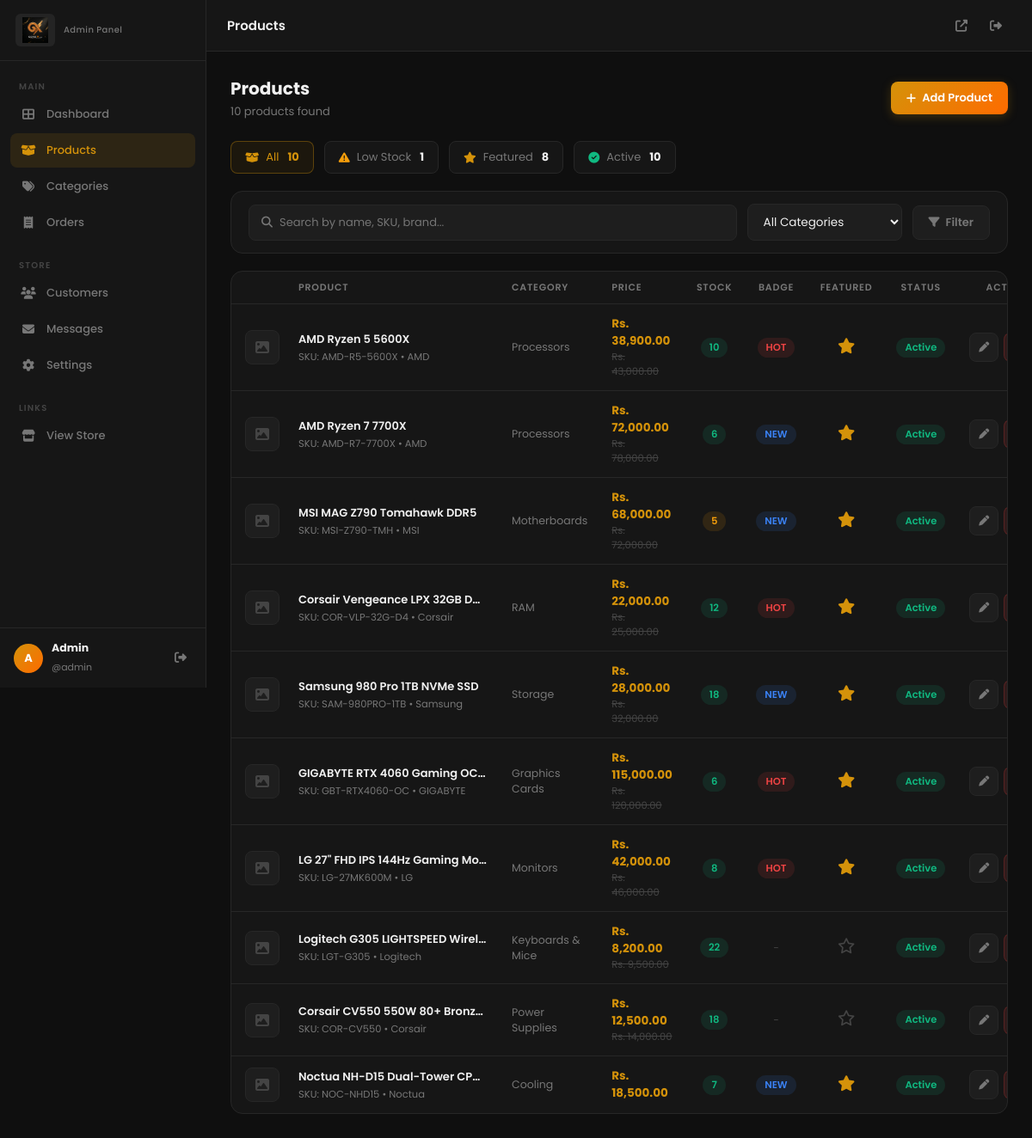
Page /admin/products.php (signed in) on the committed database.
### tables this page shows
CREATE TABLE `products` (
  `id`                INT UNSIGNED   NOT NULL AUTO_INCREMENT,
  `name`              VARCHAR(255)   NOT NULL,
  `slug`              VARCHAR(255)   NOT NULL,
  `category_id`       INT UNSIGNED   NOT NULL,
  `brand`             VARCHAR(100)   DEFAULT NULL,
  `sku`               VARCHAR(100)   DEFAULT NULL,
  `price`             DECIMAL(12,2)  NOT NULL DEFAULT 0.00,
  `old_price`         DECIMAL(12,2)  DEFAULT NULL,
  `short_description` VARCHAR(500)   DEFAULT NULL,
  `description`       TEXT           DEFAULT NULL,
  `stock_qty`         INT            NOT NULL DEFAULT 0,
  `in_stock`          TINYINT(1)     NOT NULL DEFAULT 1,
  `badge`             VARCHAR(50)    DEFAULT NULL,
  `rating`            DECIMAL(3,1)   NOT NULL DEFAULT 0.0,
  `review_count`      INT            NOT NULL DEFAULT 0,
  `is_featured`       TINYINT(1)     NOT NULL DEFAULT 0,
  `is_active`         TINYINT(1)     NOT NULL DEFAULT 1,
  `thumbnail`         VARCHAR(255)   DEFAULT NULL,
  `created_at`        TIMESTAMP      NOT NULL DEFAULT CURRENT_TIMESTAMP,
  `updated_at`        TIMESTAMP      NOT NULL DEFAULT CURRENT_TIMESTAMP ON UPDATE CURRENT_TIMESTAMP,
  PRIMARY KEY (`id`),
  UNIQUE KEY `uq_slug` (`slug`),
  UNIQUE KEY `uq_sku`  (`sku`),
  FOREIGN KEY (`category_id`) REFERENCES `categories`(`id`) ON DELETE RESTRICT
);

CREATE TABLE `categories` (
  `id`          INT UNSIGNED     NOT NULL AUTO_INCREMENT,
  `name`        VARCHAR(100)     NOT NULL,
  `slug`        VARCHAR(100)     NOT NULL,
  `icon`        VARCHAR(100)     NOT NULL DEFAULT 'fas fa-box',
  `description` VARCHAR(255)     DEFAULT NULL,
  `parent_id`   INT UNSIGNED     DEFAULT NULL,
  `sort_order`  INT              NOT NULL DEFAULT 0,
  `is_active`   TINYINT(1)       NOT NULL DEFAULT 1,
  `created_at`  TIMESTAMP        NOT NULL DEFAULT CURRENT_TIMESTAMP,
  PRIMARY KEY (`id`),
  UNIQUE KEY `uq_slug` (`slug`),
  FOREIGN KEY (`parent_id`) REFERENCES `categories`(`id`) ON DELETE SET NULL
);

### includes/functions.php (called while the page is built, shortened)
<?php
function fmtPrice(float $n): string {
    return 'Rs. ' . number_format($n, 2);
}
function get(string  $k, string $d = ''): string { return isset($_GET[$k])  ? trim($_GET[$k])  : $d; }
function paginate(int $total, int $perPage, int $current): array {
    $pages = (int)ceil($total / $perPage);
    return [
        'total'    => $total,
        'per_page' => $perPage,
        'current'  => $current,
        'pages'    => $pages,
        'offset'   => ($current - 1) * $perPage,
        'has_prev' => $current > 1,
        'has_next' => $current < $pages,
    ];
}

### admin/products.php (the view, shortened to what this page needs)
<?php
require_once __DIR__ . '/includes/layout.php';
require_once dirname(__DIR__) . '/includes/functions.php';
$db = getDB();
$search   = get('search');
$catId    = (int)get('category');
$filterLow= get('filter') === 'low_stock';
$page     = max(1, (int)get('page', '1'));
$perPage  = 15;
$where  = ['1=1'];
$params = [];
$whereStr = implode(' AND ', $where);
$total = $db->prepare("SELECT COUNT(*) FROM products p WHERE $whereStr");
$total->execute($params);
$pg = paginate((int)$total->fetchColumn(), $perPage, $page);
$stmt = $db->prepare("
    SELECT p.*, c.name AS cat_name
    FROM products p
    JOIN categories c ON p.category_id = c.id
    WHERE $whereStr
    ORDER BY p.created_at DESC
    LIMIT {$pg['per_page']} OFFSET {$pg['offset']}
");
$stmt->execute($params);
$products = $stmt->fetchAll();
$totalActive   = $db->query('SELECT COUNT(*) FROM products WHERE is_active=1')->fetchColumn();
$totalFeatured = $db->query('SELECT COUNT(*) FROM products WHERE is_featured=1')->fetchColumn();
$totalLowStock = $db->query('SELECT COUNT(*) FROM products WHERE stock_qty<=5 AND is_active=1')->fetchColumn();
?>
<div class="page-header">
  <div>
    <h1>Products</h1>
    <p><?= number_format($pg['total']) ?> product<?= $pg['total'] != 1 ? 's' : '' ?> found</p>
  </div>
  <div class="ph-actions">
    <a href="product-form.php" class="btn btn-gold"><i class="fas fa-plus"></i> Add Product</a>
  </div>
</div>
<div style="display:flex;gap:12px;margin-bottom:20px;flex-wrap:wrap">
  <a href="products.php" class="<?= !$catId&&!$search&&!$filterLow?'stat-strip active':'stat-strip' ?>">
    <i class="fas fa-box-open"></i> All <strong><?= $db->query('SELECT COUNT(*) FROM products')->fetchColumn() ?></strong>
  </a>
  <a href="products.php?filter=low_stock" class="<?= $filterLow?'stat-strip active':'stat-strip' ?>">
    <i class="fas fa-exclamation-triangle" style="color:var(--yellow)"></i> Low Stock <strong><?= $totalLowStock ?></strong>
  </a>
  <span class="stat-strip">
    <i class="fas fa-star" style="color:var(--primary)"></i> Featured <strong><?= $totalFeatured ?></strong>
  </span>
  <span class="stat-strip">
    <i class="fas fa-check-circle" style="color:var(--green)"></i> Active <strong><?= $totalActive ?></strong>
  </span>
</div>
<div class="card" style="padding:14px 20px;margin-bottom:20px">
  <form method="GET" style="display:flex;gap:12px;align-items:center;flex-wrap:wrap">
    <div style="display:flex;align-items:center;gap:8px;flex:1;min-width:200px;background:var(--bg-3);border:1px solid var(--border);border-radius:var(--r);padding:0 14px">
      <i class="fas fa-search" style="color:var(--text-muted);font-size:13px"></i>
      <input type="text" name="search" value="<?= htmlspecialchars($search) ?>"
        placeholder="Search by name, SKU, brand..."
        style="background:none;border:none;outline:none;color:var(--text);font-family:'Poppins',sans-serif;font-size:13px;padding:10px 0;width:100%">
    </div>
    <select name="category" class="form-select" style="width:180px">
      <option value="">All Categories</option>
    </select>
    <button type="submit" class="btn btn-ghost"><i class="fas fa-filter"></i> Filter</button>
  </form>
</div>
<div class="card" style="padding:0;overflow:hidden">
  <?php if ($products): ?>
  <div class="table-wrap">
    <table class="admin-table">
      <thead>
        <tr>
          <th style="width:46px"></th>
          <th>Product</th>
          <th>Category</th>
          <th>Price</th>
          <th style="text-align:center">Stock</th>
          <th style="text-align:center">Badge</th>
          <th style="text-align:center">Featured</th>
          <th style="text-align:center">Status</th>
          <th style="text-align:right;width:100px">Actions</th>
        </tr>
      </thead>
      <tbody>
      <?php foreach ($products as $p):
        $stockClass = $p['stock_qty'] <= 0 ? 'badge-red' : ($p['stock_qty'] <= 5 ? 'badge-yellow' : 'badge-green');
      ?>
        <tr>
          <td style="padding:10px 8px 10px 16px">
            <?php if ($p['thumbnail'] && file_exists(ROOT_PATH . $p['thumbnail'])): ?>
              <img src="<?= BASE_URL . htmlspecialchars($p['thumbnail']) ?>" alt=""
                style="width:40px;height:40px;object-fit:cover;border-radius:8px;border:1px solid var(--border)">
            <?php else: ?>
              <div style="width:40px;height:40px;border-radius:8px;background:var(--bg-3);border:1px solid var(--border);display:flex;align-items:center;justify-content:center;color:var(--text-dim);font-size:16px">
                <i class="fas fa-image"></i>
              </div>
            <?php endif ?>
          </td>
          <td>
            <div style="font-weight:600;color:var(--text);font-size:13px;max-width:220px;white-space:nowrap;overflow:hidden;text-overflow:ellipsis">
              <?= htmlspecialchars($p['name']) ?>
            </div>
            <div style="font-size:11.5px;color:var(--text-muted);margin-top:2px">
              <?= $p['sku'] ? 'SKU: ' . htmlspecialchars($p['sku']) : '' ?>
              <?= $p['brand'] ? ' &bull; ' . htmlspecialchars($p['brand']) : '' ?>
            </div>
          </td>
          <td style="font-size:12.5px;color:var(--text-muted)"><?= htmlspecialchars($p['cat_name']) ?></td>
          <td>
            <div style="font-weight:700;color:var(--primary);font-size:13.5px"><?= fmtPrice((float)$p['price']) ?></div>
            <?php if ($p['old_price']): ?>
              <div style="font-size:11.5px;color:var(--text-dim);text-decoration:line-through"><?= fmtPrice((float)$p['old_price']) ?></div>
            <?php endif ?>
          </td>
          <td style="text-align:center">
            <span class="badge <?= $stockClass ?>"><?= $p['stock_qty'] <= 0 ? 'Out' : $p['stock_qty'] ?></span>
          </td>
          <td style="text-align:center">
            <?php if ($p['badge']): ?>
              <span class="badge <?= $p['badge']==='HOT'?'badge-red':($p['badge']==='NEW'?'badge-blue':'badge-yellow') ?>"><?= $p['badge'] ?></span>
            <?php else: ?>
              <span style="color:var(--text-dim);font-size:12px">-</span>
            <?php endif ?>
          </td>
          <td style="text-align:center">
            <button type="button" class="js-toggle-product" style="background:none;border:none;cursor:pointer;font-size:18px;line-height:1"
              data-id="<?= $p['id'] ?>" data-field="is_featured" data-value="<?= $p['is_featured'] ?>"
              title="<?= $p['is_featured']?'Remove from featured':'Mark as featured' ?>">
              <i class="<?= $p['is_featured']?'fas':'far' ?> fa-star" style="color:<?= $p['is_featured']?'var(--primary)':'var(--text-dim)' ?>"></i>
            </button>
          </td>
          <td style="text-align:center">
            <button type="button" class="badge <?= $p['is_active']?'badge-green':'badge-red' ?> js-toggle-product"
              style="border:none;cursor:pointer;padding:3px 10px"
              data-id="<?= $p['id'] ?>" data-field="is_active" data-value="<?= $p['is_active'] ?>">
              <?= $p['is_active']?'Active':'Inactive' ?>
            </button>
          </td>
          <td style="text-align:right">
            <div style="display:flex;gap:6px;justify-content:flex-end">
              <a href="product-form.php?id=<?= $p['id'] ?>" class="btn btn-ghost btn-icon btn-sm" title="Edit">
                <i class="fas fa-pen"></i>
              </a>
              <button type="button" class="btn btn-danger btn-icon btn-sm js-delete-product" title="Delete"
                data-id="<?= $p['id'] ?>"
                data-name="<?= htmlspecialchars($p['name'], ENT_QUOTES) ?>">
              </button>
            </div>
          </td>
        </tr>
      <?php endforeach ?>
      </tbody>
    </table>
  </div>
  <?php endif ?>
</div>
<?php require_once __DIR__ . '/includes/layout-end.php'; ?>

### admin/assets/css/admin.css (style rules this page uses)
:root { --gold: linear-gradient(135deg,#d4920a 0%,#ff6b00 100%); --primary: #d4920a; --primary-lt: #f0a820; --bg: #0f0f0f; --bg-2: #161616; --bg-3: #1e1e1e; --bg-4: #252525; --border: #272727; --border-lt: #333; --text: #f0f0f0; --text-2: #ccc; --text-muted: #777; --text-dim: #444; --green: #10b981; --blue: #3b82f6; --purple: #8b5cf6; --red: #ef4444; --yellow: #f59e0b; --cyan: #06b6d4; --sidebar-w: 240px; --topbar-h: 60px; --r: 8px; --r-lg: 14px; --t: all .22s ease; --shadow: 0 4px 24px rgba(0,0,0,.5); }
*,*::before,*::after { margin:0;padding:0;box-sizing:border-box }
html { font-size:15px }
body { font-family:'Poppins',sans-serif;background:var(--bg);color:var(--text);display:flex;min-height:100vh;overflow-x:hidden }
a { text-decoration:none;color:inherit }
button,input,select,textarea { font-family:'Poppins',sans-serif }
.card { background:var(--bg-2);border:1px solid var(--border);border-radius:var(--r-lg);padding:24px }
.admin-table { width:100%;border-collapse:collapse }
.admin-table th { font-size:11px;text-transform:uppercase;letter-spacing:.8px;color:var(--text-muted);font-weight:600;padding:10px 14px;border-bottom:1px solid var(--border);text-align:left;white-space:nowrap }
.admin-table td { padding:13px 14px;border-bottom:1px solid var(--border);font-size:13px;color:var(--text-2);vertical-align:middle }
.admin-table tr:last-child td { border-bottom:none }
.table-wrap { overflow-x:auto }
.badge { display:inline-flex;align-items:center;padding:3px 10px;border-radius:50px;font-size:11.5px;font-weight:600;white-space:nowrap }
.badge-green { background:rgba(16,185,129,.12);color:var(--green) }
.badge-blue { background:rgba(59,130,246,.12); color:var(--blue) }
.badge-yellow { background:rgba(245,158,11,.12); color:var(--yellow) }
.badge-red { background:rgba(239,68,68,.12); color:var(--red) }
.btn { display:inline-flex;align-items:center;gap:7px;padding:9px 18px;border-radius:var(--r);font-size:13px;font-weight:600;cursor:pointer;border:none;transition:var(--t);white-space:nowrap }
.btn-gold { background:var(--gold);color:#fff;box-shadow:0 3px 12px rgba(212,146,10,.25) }
.btn-ghost { background:var(--bg-3);color:var(--text-muted);border:1px solid var(--border) }
.btn-danger { background:rgba(239,68,68,.12);color:var(--red);border:1px solid rgba(239,68,68,.2) }
.btn-sm { padding:6px 14px;font-size:12px }
.btn-icon { width:34px;height:34px;padding:0;display:inline-flex;align-items:center;justify-content:center;border-radius:var(--r) }
.form-input,.form-select,.form-textarea { background:var(--bg-3);border:1px solid var(--border);border-radius:var(--r); color:var(--text);font-family:'Poppins',sans-serif;font-size:13.5px; padding:10px 14px;outline:none;transition:border-color .2s,box-shadow .2s;width:100%; }
.form-select { cursor:pointer }
.page-header { display:flex;align-items:center;justify-content:space-between;margin-bottom:24px;gap:16px;flex-wrap:wrap }
.page-header h1 { font-size:20px;font-weight:700 }
.page-header p { font-size:13px;color:var(--text-muted);margin-top:2px }
.ph-actions { display:flex;gap:10px;align-items:center;flex-wrap:wrap }

### admin/products.php (style rules this page uses)
.stat-strip { display:inline-flex;align-items:center;gap:8px;padding:8px 16px;border-radius:var(--r);background:var(--bg-2);border:1px solid var(--border);font-size:13px;color:var(--text-muted);transition:var(--t) }
.stat-strip strong { color:var(--text);margin-left:2px }
.stat-strip:hover,.stat-strip.active { border-color:rgba(212,146,10,.35);color:var(--primary);background:rgba(212,146,10,.07) }
.stat-strip.active strong { color:var(--primary) }

### rows in the picture
products: name "AMD Ryzen 5 5600X", sku "AMD-R5-5600X", brand "AMD", category.name "Processors", price "Rs. 38,900.00", old_price "Rs. 43,000.00", stock_qty "10", badge "HOT", $p['id'] 1 (drawn), is_featured 1 (drawn), is_active "Active"
products: name "AMD Ryzen 7 7700X", sku "AMD-R7-7700X", brand "AMD", category.name "Processors", price "Rs. 72,000.00", old_price "Rs. 78,000.00", stock_qty "6", badge "NEW", $p['is_featured'] 1 (drawn), is_featured 1 (drawn), $p['is_active'] 1 (drawn), is_active "Active"
products: name "MSI MAG Z790 Tomahawk DDR5", sku "MSI-Z790-TMH", brand "MSI", category.name "Motherboards", price "Rs. 68,000.00", old_price "Rs. 72,000.00", stock_qty "5", badge "NEW", $p['is_featured'] 1 (drawn), is_featured 1 (drawn), $p['is_active'] 1 (drawn), is_active "Active"
products: name "Corsair Vengeance LPX 32GB D…", sku "COR-VLP-32G-D4", brand "Corsair", category.name "RAM", price "Rs. 22,000.00", old_price "Rs. 25,000.00", stock_qty "12", badge "HOT", $p['is_featured'] 1 (drawn), is_featured 1 (drawn), $p['is_active'] 1 (drawn), is_active "Active"
products: name "Samsung 980 Pro 1TB NVMe SSD", sku "SAM-980PRO-1TB", brand "Samsung", category.name "Storage", price "Rs. 28,000.00", old_price "Rs. 32,000.00", stock_qty "18", badge "NEW", $p['is_featured'] 1 (drawn), is_featured 1 (drawn), $p['is_active'] 1 (drawn), is_active "Active"
products: name "GIGABYTE RTX 4060 Gaming OC…", sku "GBT-RTX4060-OC", brand "GIGABYTE", category.name "Graphics Cards", price "Rs. 115,000.00", old_price "Rs. 120,000.00", stock_qty "6", badge "HOT", $p['is_featured'] 1 (drawn), is_featured 1 (drawn), $p['is_active'] 1 (drawn), is_active "Active"
products: name "LG 27\" FHD IPS 144Hz Gaming Mo…", sku "LG-27MK600M", brand "LG", category.name "Monitors", price "Rs. 42,000.00", old_price "Rs. 46,000.00", stock_qty "8", badge "HOT", $p['is_featured'] 1 (drawn), is_featured 1 (drawn), $p['is_active'] 1 (drawn), is_active "Active"
products: name "Logitech G305 LIGHTSPEED Wirel…", sku "LGT-G305", brand "Logitech", category.name "Keyboards & Mice", price "Rs. 8,200.00", old_price "Rs. 9,500.00", stock_qty "22", $p['is_featured'] 0 (drawn), is_featured 0 (drawn), $p['is_active'] 1 (drawn), is_active "Active"
products: name "Corsair CV550 550W 80+ Bronz…", sku "COR-CV550", brand "Corsair", category.name "Power Supplies", price "Rs. 12,500.00", old_price "Rs. 14,000.00", stock_qty "18", $p['is_featured'] 0 (drawn), is_featured 0 (drawn), $p['is_active'] 1 (drawn), is_active "Active"
products: name "Noctua NH-D15 Dual-Tower CP…", sku "NOC-NHD15", brand "Noctua", category.name "Cooling", price "Rs. 18,500.00", stock_qty "7", badge "NEW", $p['is_featured'] 1 (drawn), is_featured 1 (drawn), $p['is_active'] 1 (drawn), is_active "Active"

### other values in the picture
substr($name,0,1) "A"
$name "Admin"
$uname "admin"
$title "Products"
$pg['total'] "10"
$db->query('SELECT COUNT(*) FROM products')->fetchColumn() "10"
$totalLowStock "1"
$totalFeatured "8"
$totalActive "10"
